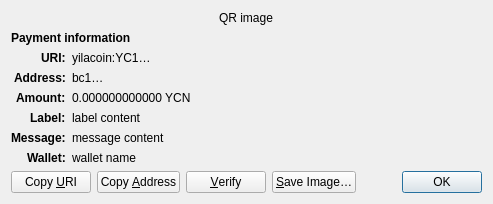
<?xml version="1.0" encoding="UTF-8"?>
<ui version="4.0">
 <class>ReceiveRequestDialog</class>
 <widget class="QDialog" name="ReceiveRequestDialog">
  <property name="geometry">
   <rect>
    <x>0</x>
    <y>0</y>
    <width>413</width>
    <height>229</height>
   </rect>
  </property>
  <property name="windowTitle">
   <string>Request payment to …</string>
  </property>
  <layout class="QGridLayout" name="gridLayout" columnstretch="0,1">
   <property name="sizeConstraint">
    <enum>QLayout::SetFixedSize</enum>
   </property>
   <item row="0" column="0" colspan="2" alignment="Qt::AlignHCenter">
    <widget class="QRImageWidget" name="qr_code">
     <property name="text">
      <string notr="true">QR image</string>
     </property>
     <property name="textInteractionFlags">
      <set>Qt::NoTextInteraction</set>
     </property>
    </widget>
   </item>
   <item row="1" column="0" colspan="2">
    <widget class="QLabel" name="payment_header">
     <property name="font">
      <font>
       <weight>75</weight>
       <bold>true</bold>
      </font>
     </property>
     <property name="text">
      <string>Payment information</string>
     </property>
     <property name="textInteractionFlags">
      <set>Qt::NoTextInteraction</set>
     </property>
    </widget>
   </item>
   <item row="2" column="0" alignment="Qt::AlignRight|Qt::AlignTop">
    <widget class="QLabel" name="uri_tag">
     <property name="font">
      <font>
       <weight>75</weight>
       <bold>true</bold>
      </font>
     </property>
     <property name="text">
      <string notr="true">URI:</string>
     </property>
     <property name="textFormat">
      <enum>Qt::PlainText</enum>
     </property>
     <property name="textInteractionFlags">
      <set>Qt::NoTextInteraction</set>
     </property>
    </widget>
   </item>
   <item row="2" column="1" alignment="Qt::AlignTop">
    <widget class="QLabel" name="uri_content">
     <property name="text">
      <string notr="true">yilacoin:YC1…</string>
     </property>
     <property name="textFormat">
      <enum>Qt::RichText</enum>
     </property>
     <property name="wordWrap">
      <bool>true</bool>
     </property>
     <property name="textInteractionFlags">
      <set>Qt::TextSelectableByMouse</set>
     </property>
    </widget>
   </item>
   <item row="3" column="0" alignment="Qt::AlignRight|Qt::AlignTop">
    <widget class="QLabel" name="address_tag">
     <property name="font">
      <font>
       <weight>75</weight>
       <bold>true</bold>
      </font>
     </property>
     <property name="text">
      <string>Address:</string>
     </property>
     <property name="textInteractionFlags">
      <set>Qt::NoTextInteraction</set>
     </property>
    </widget>
   </item>
   <item row="3" column="1" alignment="Qt::AlignTop">
    <widget class="QLabel" name="address_content">
     <property name="text">
      <string notr="true">bc1…</string>
     </property>
     <property name="textFormat">
      <enum>Qt::PlainText</enum>
     </property>
     <property name="textInteractionFlags">
      <set>Qt::TextSelectableByMouse</set>
     </property>
    </widget>
   </item>
   <item row="4" column="0" alignment="Qt::AlignRight|Qt::AlignTop">
    <widget class="QLabel" name="amount_tag">
     <property name="font">
      <font>
       <weight>75</weight>
       <bold>true</bold>
      </font>
     </property>
     <property name="text">
      <string>Amount:</string>
     </property>
     <property name="textInteractionFlags">
      <set>Qt::NoTextInteraction</set>
     </property>
    </widget>
   </item>
   <item row="4" column="1" alignment="Qt::AlignTop">
    <widget class="QLabel" name="amount_content">
     <property name="text">
      <string notr="true">0.000000000000 YCN</string>
     </property>
     <property name="textFormat">
      <enum>Qt::PlainText</enum>
     </property>
     <property name="textInteractionFlags">
      <set>Qt::TextSelectableByMouse</set>
     </property>
    </widget>
   </item>
   <item row="5" column="0" alignment="Qt::AlignRight|Qt::AlignTop">
    <widget class="QLabel" name="label_tag">
     <property name="font">
      <font>
       <weight>75</weight>
       <bold>true</bold>
      </font>
     </property>
     <property name="text">
      <string>Label:</string>
     </property>
     <property name="textInteractionFlags">
      <set>Qt::NoTextInteraction</set>
     </property>
    </widget>
   </item>
   <item row="5" column="1" alignment="Qt::AlignTop">
    <widget class="QLabel" name="label_content">
     <property name="text">
      <string notr="true">label content</string>
     </property>
     <property name="textFormat">
      <enum>Qt::PlainText</enum>
     </property>
     <property name="wordWrap">
      <bool>true</bool>
     </property>
     <property name="textInteractionFlags">
      <set>Qt::TextSelectableByMouse</set>
     </property>
    </widget>
   </item>
   <item row="6" column="0" alignment="Qt::AlignRight|Qt::AlignTop">
    <widget class="QLabel" name="message_tag">
     <property name="font">
      <font>
       <weight>75</weight>
       <bold>true</bold>
      </font>
     </property>
     <property name="text">
      <string>Message:</string>
     </property>
     <property name="textInteractionFlags">
      <set>Qt::NoTextInteraction</set>
     </property>
    </widget>
   </item>
   <item row="6" column="1" alignment="Qt::AlignTop">
    <widget class="QLabel" name="message_content">
     <property name="text">
      <string notr="true">message content</string>
     </property>
     <property name="textFormat">
      <enum>Qt::PlainText</enum>
     </property>
     <property name="wordWrap">
      <bool>true</bool>
     </property>
     <property name="textInteractionFlags">
      <set>Qt::TextSelectableByMouse</set>
     </property>
    </widget>
   </item>
   <item row="7" column="0" alignment="Qt::AlignRight|Qt::AlignTop">
    <widget class="QLabel" name="wallet_tag">
     <property name="font">
      <font>
       <weight>75</weight>
       <bold>true</bold>
      </font>
     </property>
     <property name="text">
      <string>Wallet:</string>
     </property>
     <property name="textInteractionFlags">
      <set>Qt::NoTextInteraction</set>
     </property>
    </widget>
   </item>
   <item row="7" column="1" alignment="Qt::AlignTop">
    <widget class="QLabel" name="wallet_content">
     <property name="text">
      <string notr="true">wallet name</string>
     </property>
     <property name="textFormat">
      <enum>Qt::PlainText</enum>
     </property>
     <property name="wordWrap">
      <bool>true</bool>
     </property>
     <property name="textInteractionFlags">
      <set>Qt::TextSelectableByMouse</set>
     </property>
    </widget>
   </item>
   <item row="8" column="0" colspan="2">
    <layout class="QHBoxLayout" name="horizontalLayout">
     <item>
      <widget class="QPushButton" name="btnCopyURI">
       <property name="text">
        <string>Copy &amp;URI</string>
       </property>
       <property name="autoDefault">
        <bool>false</bool>
       </property>
      </widget>
     </item>
     <item>
      <widget class="QPushButton" name="btnCopyAddress">
       <property name="text">
        <string>Copy &amp;Address</string>
       </property>
       <property name="autoDefault">
        <bool>false</bool>
       </property>
      </widget>
     </item>
     <item>
      <widget class="QPushButton" name="btnVerify">
       <property name="text">
        <string>&amp;Verify</string>
       </property>
       <property name="toolTip">
        <string>Verify this address on e.g. a hardware wallet screen</string>
       </property>
       <property name="autoDefault">
        <bool>false</bool>
       </property>
      </widget>
     </item>
     <item>
      <widget class="QPushButton" name="btnSaveAs">
       <property name="text">
        <string>&amp;Save Image…</string>
       </property>
       <property name="autoDefault">
        <bool>false</bool>
       </property>
      </widget>
     </item>
     <item>
      <spacer name="horizontalSpacer_2">
       <property name="orientation">
        <enum>Qt::Horizontal</enum>
       </property>
       <property name="sizeHint" stdset="0">
        <size>
         <width>40</width>
         <height>20</height>
        </size>
       </property>
      </spacer>
     </item>
     <item>
      <widget class="QDialogButtonBox" name="buttonBox">
       <property name="focusPolicy">
        <enum>Qt::StrongFocus</enum>
       </property>
       <property name="standardButtons">
        <set>QDialogButtonBox::Ok</set>
       </property>
      </widget>
     </item>
    </layout>
   </item>
  </layout>
 </widget>
 <customwidgets>
  <customwidget>
   <class>QRImageWidget</class>
   <extends>QLabel</extends>
   <header>qt/qrimagewidget.h</header>
  </customwidget>
 </customwidgets>
 <tabstops>
  <tabstop>buttonBox</tabstop>
  <tabstop>btnCopyURI</tabstop>
  <tabstop>btnCopyAddress</tabstop>
  <tabstop>btnSaveAs</tabstop>
 </tabstops>
 <resources/>
 <connections>
  <connection>
   <sender>buttonBox</sender>
   <signal>accepted()</signal>
   <receiver>ReceiveRequestDialog</receiver>
   <slot>accept()</slot>
   <hints>
    <hint type="sourcelabel">
     <x>135</x>
     <y>230</y>
    </hint>
    <hint type="destinationlabel">
     <x>135</x>
     <y>126</y>
    </hint>
   </hints>
  </connection>
 </connections>
</ui>
